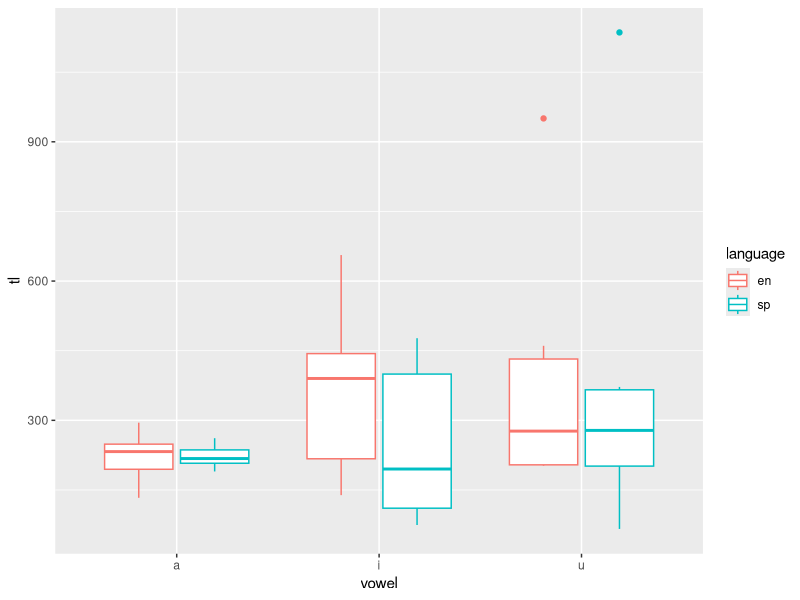
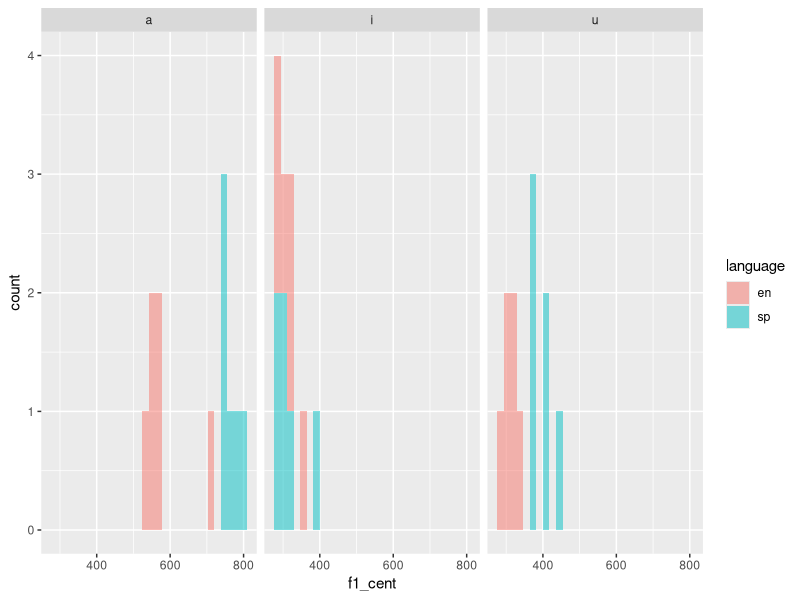
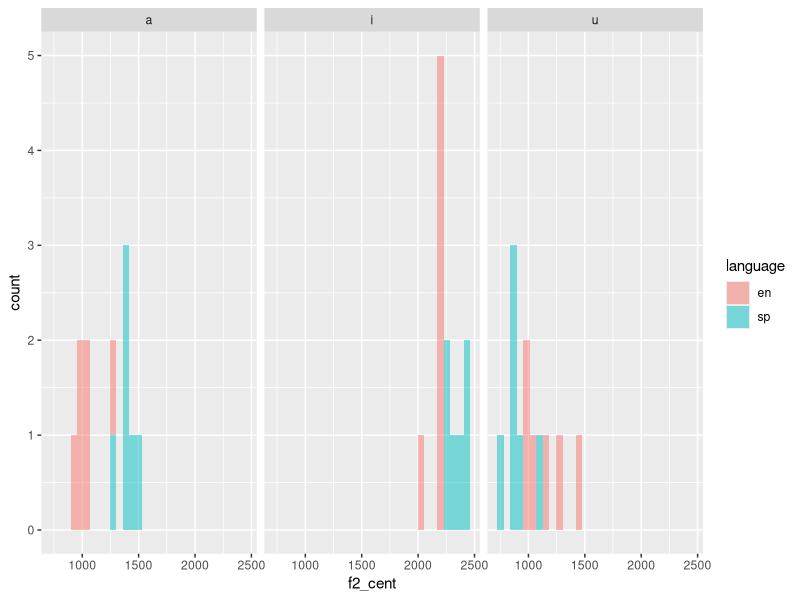
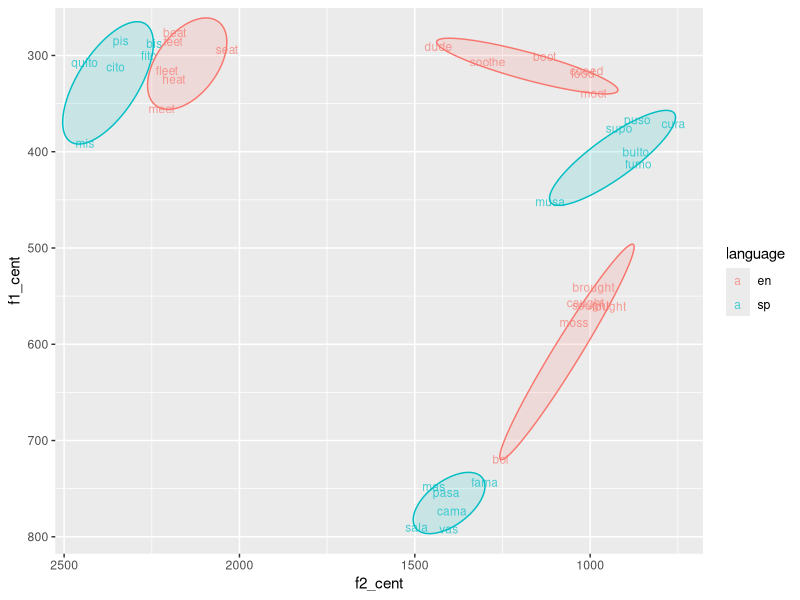
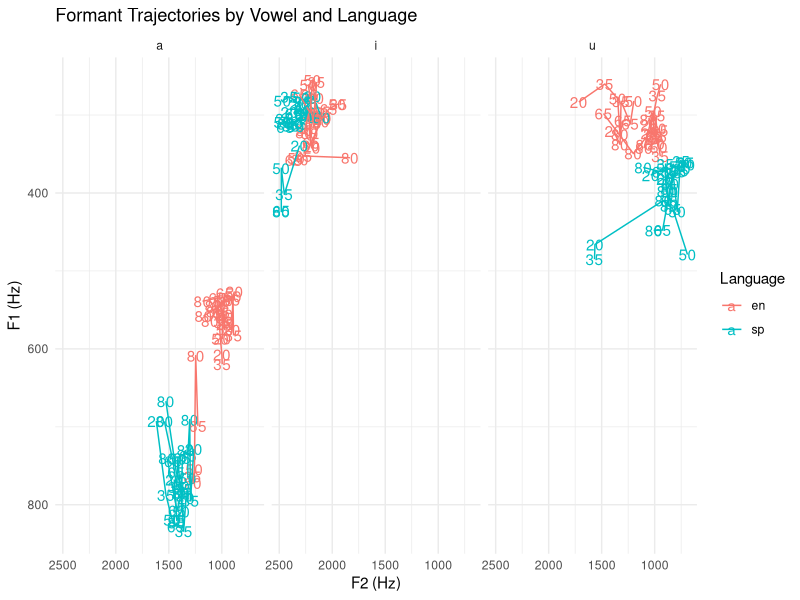
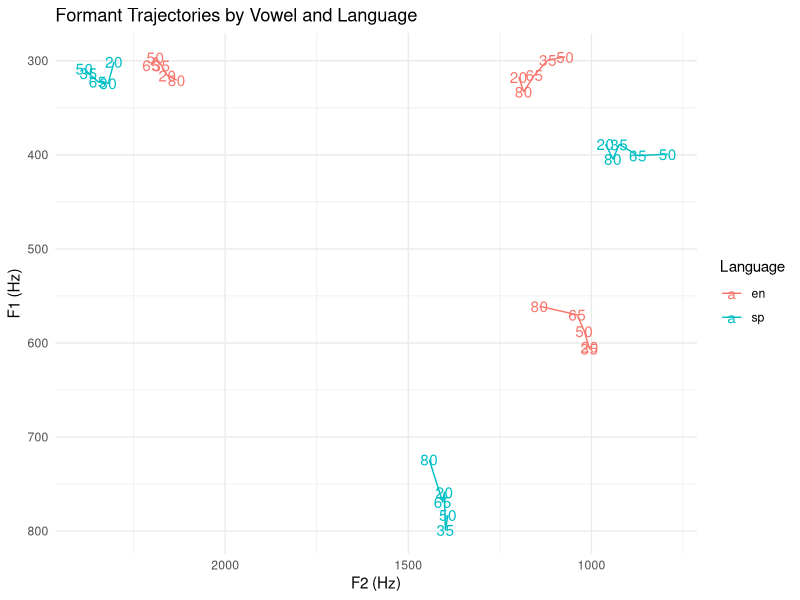

These charts were generated, in order, by the following R code:
## ---- chunk 1
library(here)
library(tidyverse)
library(ggforce)

dat <- read_csv(here("data","vowel_data.csv"))
## ---- chunk 2
dat %>%
  group_by(vowel,language) %>%
  summarize(f1_cent_avg = mean(f1_cent),
            f1_cent_sd = sd(f1_cent),
            f2_cent_avg = mean(f2_cent),
            f2_cent_sd = sd(f2_cent),
            tl_avg = mean(tl),
            tl_sd = sd(tl))
## ---- chunk 3
# Trajectory length as a function of vowel and language
dat %>%
  ggplot() +
  aes(x = vowel, y = tl, color = language) +
  geom_boxplot()

# F1 as a function of vowel and language
dat %>%
  ggplot() +
  aes(x = f1_cent, fill = language) +
  facet_wrap(. ~ vowel) +
  geom_histogram(alpha=.5)

# F2 as a function of vowel and language
dat %>%
  ggplot() +
  aes(x = f2_cent, fill = language) +
  facet_wrap(. ~ vowel) +
  geom_histogram(alpha=.5)

## ---- chunk 4
# (Bonus) Plot spectral centroids in F1/F2 vowel space

dat %>%
  ggplot() +
  aes(x = f2_cent, y = f1_cent, color = language) +
  geom_text(aes(label=item,color=language),alpha=0.7,size=3) +
  geom_mark_ellipse(aes(fill = language,
                        group = interaction(vowel,language)),
                    expand=0, alpha=0.15, show.legend=FALSE) +
  scale_x_reverse() +
  scale_y_reverse()
## ---- chunk 5
# (Bonus) Plot trajectory length in F1/F2 vowel space

dat_long <- dat %>%
  select(-f1_cent,-f2_cent) %>%
  pivot_longer(
    cols = starts_with("f1_") | starts_with("f2_"),
    names_to = c("formant", "percent"),
    names_pattern = "(f[12])_(\\d+)",
    values_to = "Hz"
  ) %>%
  pivot_wider(
    names_from = formant,
    values_from = Hz
  ) %>%
  mutate(percent = as.numeric(percent))

dat_long %>%
  ggplot(aes(x = f2, y = f1,
                     color = language,
                     group = vowel)) +
  geom_text(aes(label=percent)) +
  geom_line(aes(group = interaction(language,item))) +
  facet_wrap(. ~ vowel) +
  scale_x_reverse() +
  scale_y_reverse() +
  theme_minimal() +
  labs(x = "F2 (Hz)", y = "F1 (Hz)",
       color = "Language",
       title = "Formant Trajectories by Vowel and Language")


# Here are averages, because the other plot seems really messy.
dat_long %>%
  group_by(vowel,language,percent) %>%
  summarize(f1_avg = mean(f1),
            f2_avg = mean(f2)) %>%
  ggplot(aes(x = f2_avg, y = f1_avg,
                     color = language,
                     group = vowel)) +
  geom_text(aes(label=percent)) +
  geom_line(aes(group = interaction(vowel,language))) +
  scale_x_reverse() +
  scale_y_reverse() +
  theme_minimal() +
  labs(x = "F2 (Hz)", y = "F1 (Hz)",
       color = "Language",
       title = "Formant Trajectories by Vowel and Language")

